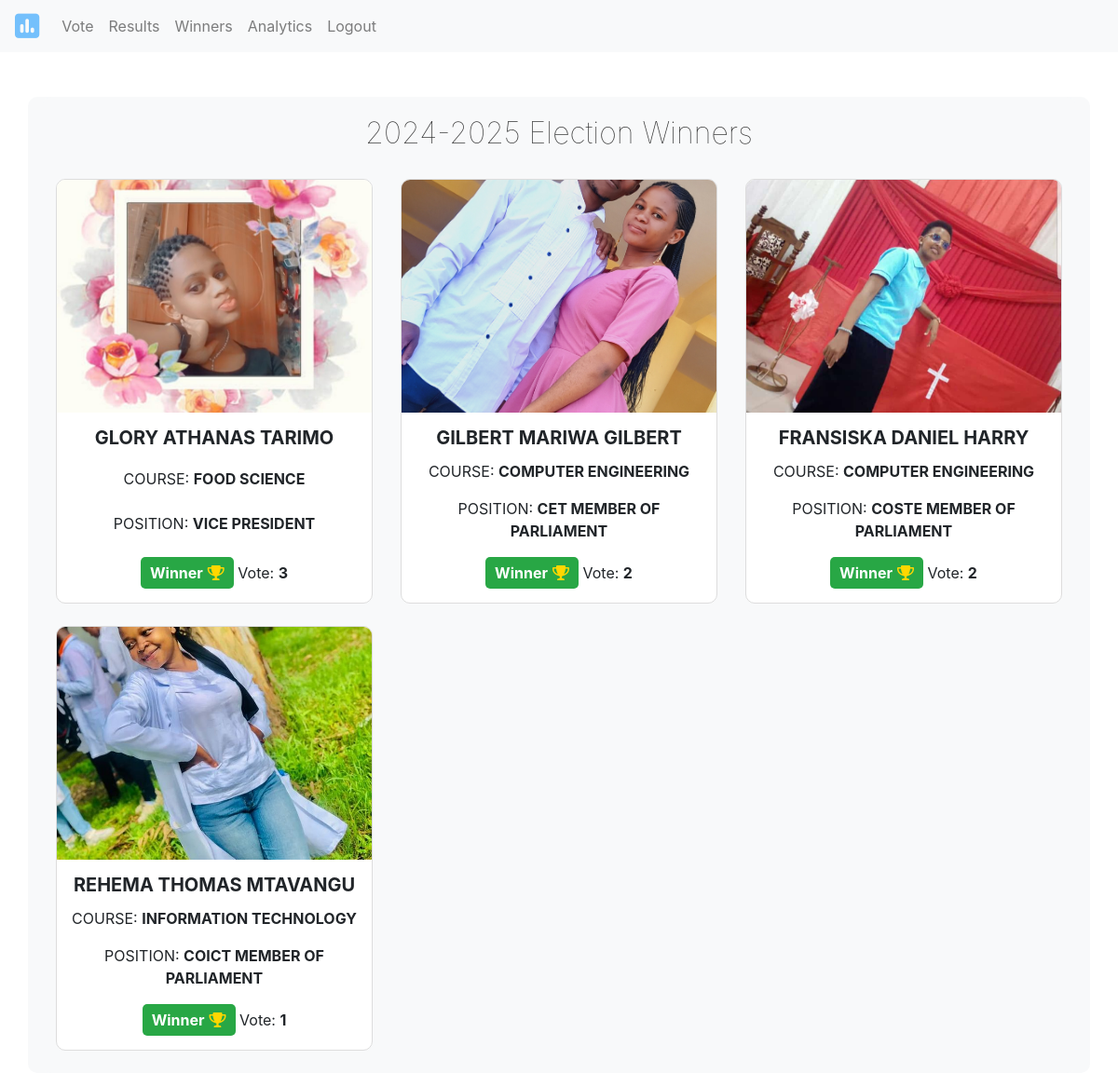
Page /winners/ (signed in) on the earlier database version.
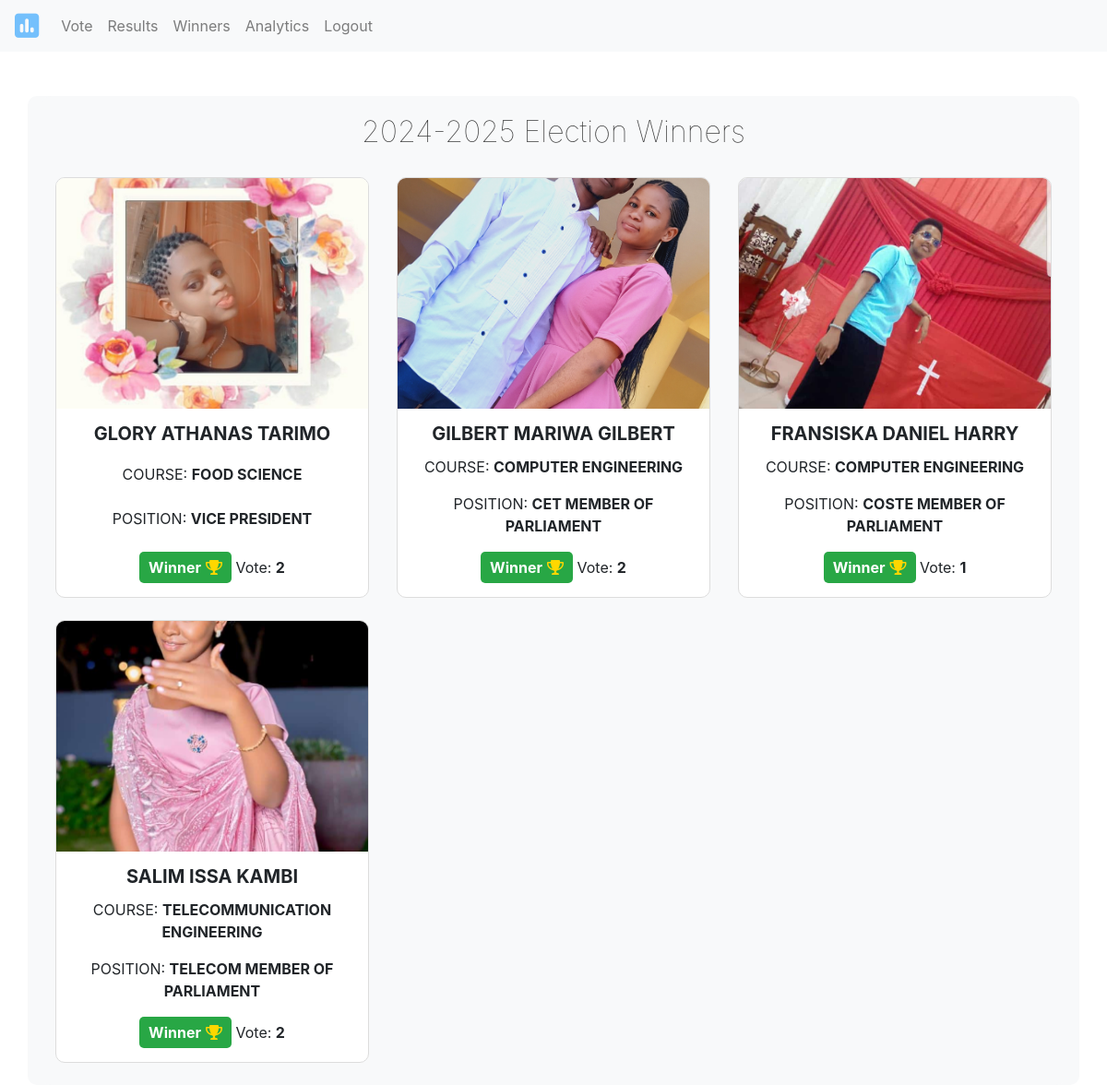
Same page on the later database version.
### election/models.py (models this page shows, shortened)
class Candidate(models.Model):
    first_name = models.CharField(max_length=100, blank=False)
    middle_name = models.CharField(max_length=100, blank=True)
    last_name = models.CharField(max_length=100, blank=False)
    image = models.ImageField(upload_to='candidates/')
    course = models.CharField(max_length=100)
    level_of_study = models.CharField(max_length=100)
    year_of_study = models.CharField(max_length=50)
    position = models.CharField(max_length=100)
    category = models.ForeignKey(Category, on_delete=models.CASCADE, default=1)

### election/views.py (the view)
# urls.py: path('winners/', winners_view, name='winners'),
@login_required
def winners_view(request):
    tanzania_tz = pytz_timezone('Africa/Dar_es_Salaam')
    categories_with_candidates = Category.objects.filter(candidate__isnull=False).distinct()
    current_time = timezone.now().astimezone(tanzania_tz)
    all_winners = []
    for category in categories_with_candidates:
        if category.voting_end_time and current_time > category.voting_end_time:
            candidates = category.candidate_set.annotate(vote_count=Count('vote')).order_by('-vote_count')
            max_votes = candidates.first().vote_count if candidates else 0
            winners = candidates.filter(vote_count=max_votes)
            all_winners.extend(winners)  # Add winners to the list
    all_winners = list(dict.fromkeys(all_winners))
    return render(request, 'winners.html', {'winners': all_winners})

### election/templates/winners.html (shortened to what this page needs)
{% extends "base.html" %}
{% block content %}
<div class="container mt-5">
    <h2 class="text-center h1tag" id="election-heading"></h2>
    <div class="row">
        {% for candidate in winners %}
            <div class="col-md-4 mb-4">
                <div class="card">
                    <img src="{{ candidate.image.url }}" class="card-img-top" alt="Candidate Image">
                    <div class="card-body text-center">
                        <h5 class="card-title"><b>{{ candidate.first_name|upper }} {{ candidate.middle_name|upper }} {{ candidate.last_name|upper }}</b></h5>
                        <p class="card-text">COURSE: <b>{{ candidate.course|upper }}</b></p>
                        <p class="card-text">POSITION: <b>{{ candidate.position|upper }}</b></p>
                        <p class="card-text">
                            <span class="winner-badge">
                                Winner <i class="fas fa-trophy badge-icon"></i>
                            </span>
                            Vote: <b>{{ candidate.vote_count }}</b>
                        </p>
                    </div>
                </div>
            </div>
        {% endfor %}
    </div>
</div>
{% endblock %}

### templates/base.html (shortened to what this page needs)
<!DOCTYPE html>
<html lang="en">
<head>
    <link href="https://stackpath.bootstrapcdn.com/bootstrap/4.5.2/css/bootstrap.min.css" rel="stylesheet">
    <link rel="stylesheet" href="https://cdnjs.cloudflare.com/ajax/libs/font-awesome/6.0.0-beta3/css/all.min.css">
</head>
<body>
    <nav class="navbar navbar-expand-lg navbar-light bg-light">
        <a class="navbar-brand" href="{% url 'vote' %}"><i class="fa-solid fa-square-poll-vertical fa-xl" style="color: #74C0FC;"></i></a>
        <div class="collapse navbar-collapse" id="navbarNav">
            <ul class="navbar-nav">
                <li class="nav-item">
                    <a class="nav-link" href="{% url 'vote' %}">Vote</a>
                </li>
                {% if user.is_authenticated %}
                    <li class="nav-item">
                        <a class="nav-link" href="{% url 'election_results' %}">Results</a>
                    </li>
                    <li class="nav-item">
                        <a class="nav-link" href="{% url 'winners' %}">Winners</a>
                    </li>
                    <li class="nav-item">
                        <a class="nav-link" href="{% url 'vote_analytics' %}">Analytics</a>
                    </li>
                    <li class="nav-item">
                        <a class="nav-link" href="{% url 'logout' %}">Logout</a>
                    </li>
                {% endif %}
            </ul>
        </div>
    </nav>
    <div class="container">
        {% block content %}{% endblock %}
    </div>
</body>
</html>

### election/templates/winners.html (style rules this page uses)
.card { display: flex; flex-direction: column; height: 100%; border: 1px solid #ddd; border-radius: 10px; overflow: hidden; transition: transform 0.2s ease; }
.card-body { display: flex; flex-direction: column; justify-content: space-between; padding: 15px; }
.card-img-top { object-fit: cover; height: 250px; }
.h1tag { font-weight: lighter; margin-bottom: 30px; color: #333; padding-top: 20px; }
.winner-badge { background-color: #28a745; color: white; padding: 5px 10px; border-radius: 5px; font-weight: bold; display: inline-flex; align-items: center; }
.badge-icon { color: gold; margin-left: 5px; }
.container { background-color: #f8f9fa; border-radius: 10px; position: relative; }

Differences in the rows shown:
no longer on this page (row unchanged): Candidate: image (picture), first_name "REHEMA", middle_name "THOMAS", last_name "MTAVANGU", course "INFORMATION TECHNOLOGY", position "COICT MEMBER OF PARLIAMENT", vote_count "1"
computed for Candidate "GLORY": vote_count "3" → "2"
computed for Candidate "FRANSISKA": vote_count "2" → "1"
added Candidate: image (picture), first_name "SALIM", middle_name "ISSA", last_name "KAMBI", course "TELECOMMUNICATION ENGINEERING", position "TELECOM MEMBER OF PARLIAMENT", vote_count "2"
